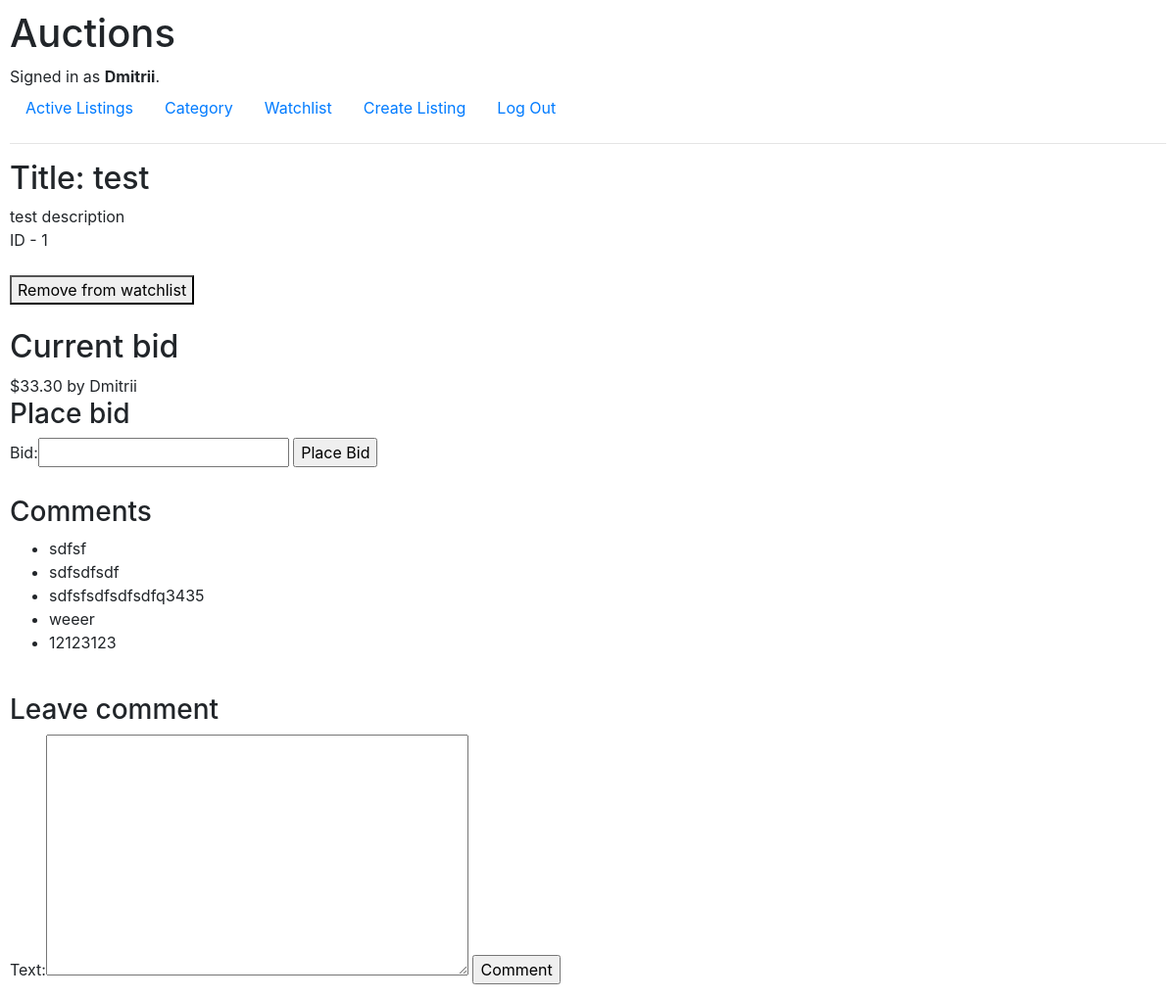
/listing_page/1 (signed in), run on an earlier commit of the app's database.
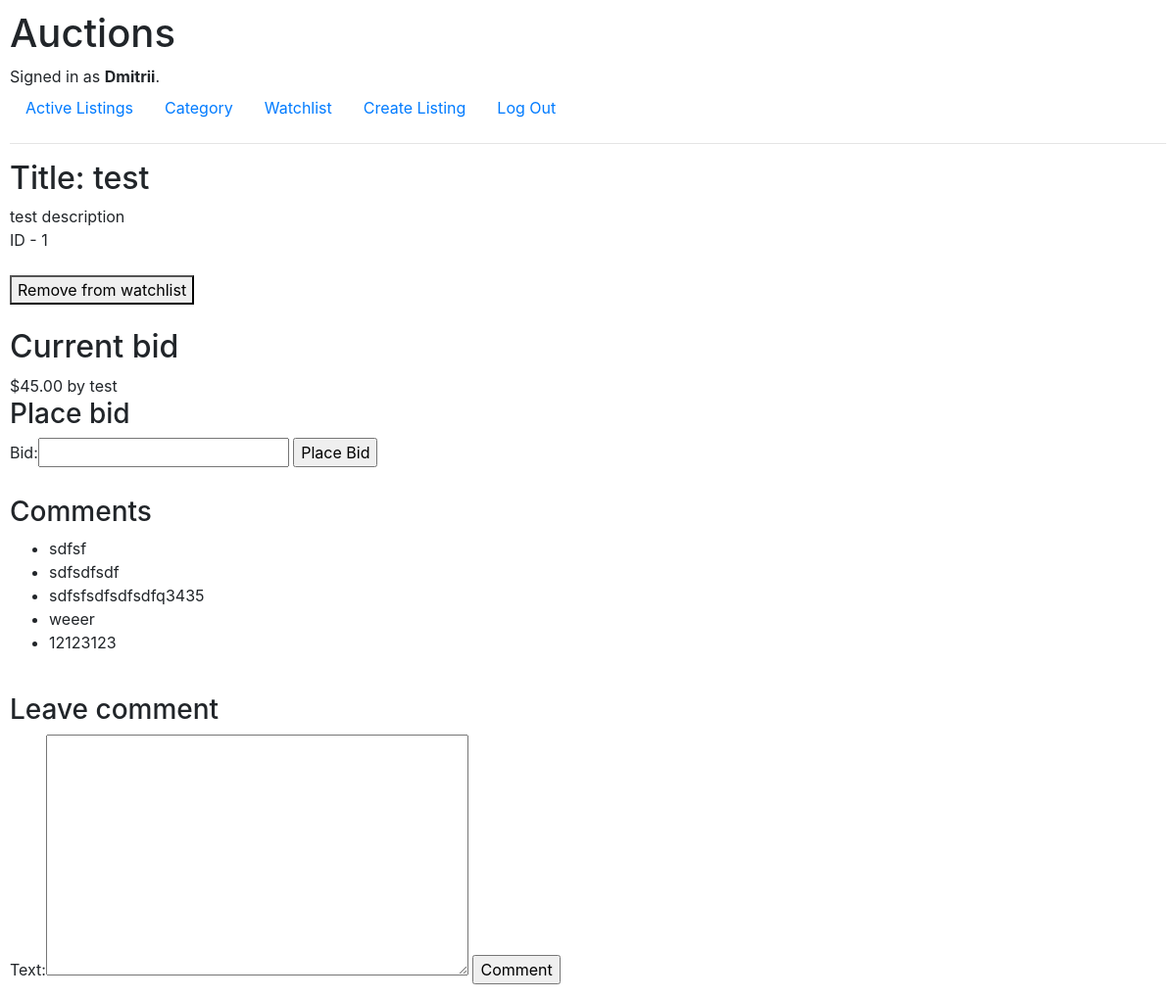
And on a later commit of the database.
### auctions/models.py (models this page shows)
class Bid(models.Model):
    bid = models.DecimalField(max_digits=11, decimal_places=2, validators=[valid_bid])
    listing = models.ForeignKey(Listing, on_delete=models.CASCADE, related_name='bids')
    user = models.ForeignKey(User, on_delete=models.CASCADE, related_name='bids')

class User(AbstractUser):
    pass

### auctions/views.py (the view)
# urls.py: path("listing_page/<int:page_id>", views.listing_page, name="listing_page"),
def listing_page(request, page_id):
    page = Listing.objects.get(id=page_id)
    remove = page in request.user.listings.all()
    bid = page.bids.order_by('bid').last()
    return render(request, "auctions/listing_page.html", {
        'listing':page,
        'comments':page.comments.all(),
        'comment_form': CommentForm(),
        'bid_form': BidForm(),
        'bid': bid,
        'remove': remove
    })

### auctions/views.py
class CommentForm(ModelForm):
    class Meta:
        model = Comment
        fields = ['text']

class BidForm(ModelForm):
    class Meta:
        model = Bid
        fields = ['bid']

### auctions/models.py (called while the page is built)
    def __str__(self):
        return f'{self.text}'

### auctions/templates/auctions/listing_page.html (shortened to what this page needs)
{% extends 'auctions/layout.html' %}
{% block body %}
<div>
<h2>Title: {{listing.title}}</h2>
    </div>
<div>{{listing.description}}</div>
<div>ID - {{listing.id}}</div>
<br>
{% if not remove %}
<form action="{% url 'watchlist'%}" method="post">
    {% csrf_token %}
    <button name="add_to_watchlist" value={{listing.id}}>Add to watchlist</button>
</form>
{% else %}
<form action="{% url 'watchlist'%}" method="post">
    <button name="remove_from_watchlist" value={{listing.id}}>Remove from watchlist</button>
</form>
{% endif %}
<br>
<h2>Current bid</h2>
{% if bid %}
${{bid.bid|floatformat:2}} by {{bid.user}}
{% else %}
No bids yet
{% endif %}
<br>
<h3>Place bid</h3>
<form action="{% url 'place_bid' listing.id %}" method="post">
    {{bid_form}}
    <input type="submit" value="Place Bid">
</form>
<br>
<h3>Comments</h3>
<ul>
    {%for comment in comments %}
    <li>{{comment}}</li>
    {% empty %}
    <li>No comment yet</li>
    {% endfor %}
</ul>
<br>
<h3>Leave comment</h3>
<form action="{% url 'create_comment' listing.id %}" method="post">
    {{comment_form}}
    <input type="submit" value="Comment">
</form>
{% endblock %}

What changed in the data, as far as the page shows it:
no longer on this page (row unchanged): Bid: bid "33.30", user "Dmitrii"
added Bid: bid "45.00", user "test"
